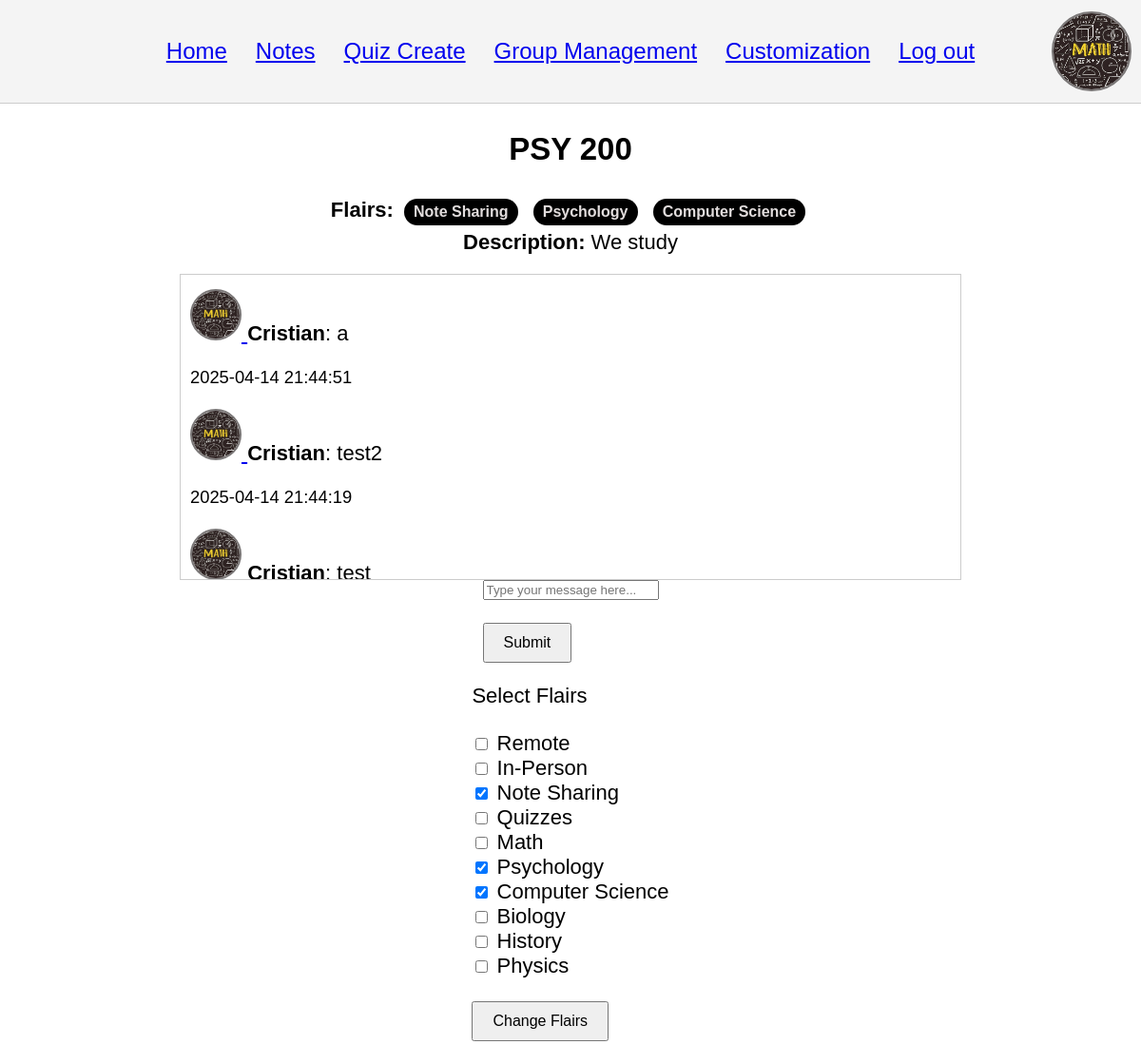
Screenshot of /group/1 (signed in) with the database file from the repository.
### app/models.py (models this page shows, shortened)
class User(db.Model, UserMixin):
    __tablename__ = 'user'
    id = db.Column(db.Integer, primary_key=True)
    username = db.Column(db.String(32), index=True, unique=True, nullable=False)
    password = db.Column(db.String(64), index=True, nullable=False)
    email = db.Column(db.String(64), index=True, unique=True, nullable=False)
    email_confirmed = db.Column(db.Boolean, default=False)
    admin = db.Column(db.Boolean, index=True, default=False) #site admin, different from group admin / mod
    picture =db.Column(db.String(256), nullable=False, default = "scsu.jpg") #path to their profile picture
    description = db.Column(db.String(256), default = "") #for their profile
    study_groups = db.relationship('StudyGroup', backref='owner', lazy=True) #one to many, user can create multiple study groups
    memberships = db.relationship('Member', backref='user', lazy=True)#one to many, user can be members of multiple groups
    messages = db.relationship('Message', backref='author', lazy=True)#one to many, user can send multiple messages

class StudyGroup(db.Model):
    __tablename__='studygroup'
    id = db.Column(db.Integer, primary_key=True)
    name = db.Column(db.String(64), index=True, unique=True, nullable=False)
    description = db.Column(db.Text, index=True, nullable=False)
    owner_id = db.Column(db.Integer, db.ForeignKey('user.id'), index=True, nullable=False)
    public = db.Column(db.Boolean, default=False) #public or private group
    flairs = db.Column(db.String(256), nullable=True)
    members = db.relationship('Member', backref='group', lazy=True) #one to many, study group can have many members
    messages = db.relationship('Message', backref='group', lazy=True) #one to many, study group can have many messages

class Message(db.Model):
    __tablename__ = 'message'
    id = db.Column(db.Integer, primary_key=True)
    user_id = db.Column(db.Integer, db.ForeignKey('user.id'), index=True, nullable=False)
    group_id = db.Column(db.Integer, db.ForeignKey('studygroup.id'), index=True, nullable=False)
    message = db.Column(db.Text, nullable=False)
    time = db.Column(db.DateTime, default=datetime.now)

### app/routes.py (the view, shortened to what this page needs)
@app.route('/group/<int:group_id>', methods=['GET', 'POST'])
@login_required
def group(group_id):
    group = StudyGroup.query.get_or_404(group_id)
    membership = Member.query.filter_by(user_id=current_user.id, group_id=group_id).first()
    if not membership:
        flash('You are not a member of this group.')
        return redirect(url_for('home'))
    form = MessageForm()
    messages = Message.query.filter_by(group_id=group.id).order_by(Message.time.desc()).all()
    return render_template('group.html', group=group, messages=messages, form=form)

### app/forms.py
class MessageForm(FlaskForm):
    message = StringField('Message', validators=[DataRequired()])
    submit = SubmitField('Send')

### app/__init__.py (called while the page is built)
@login.user_loader
def load_user(id):
    return models.User.query.get(int(id))

### app/templates/group.html (shortened to what this page needs)
{% extends "base.html" %}
{% block content %}
   <body>
    <h2>{{ group.name }}</h2>
{% if group.flairs %}
    <div><b>Flairs:</b>
        {% for flair in group.flairs.split(',') %}
            <span class="flair">{{ flair.strip() }}</span>
        {% endfor %}
    </div>
{% endif %}
    <div><b>Description: </b>    {{ group.description }} </div>
    <div class="feed">
        {% for message in messages %}
            <div class="message">
                <a href="{{ url_for('profile', user_id=message.author.id) }}">
                    <img src="{{ url_for('static', filename='profile_pics/' + message.author.picture) }}" alt="Profile Picture" class= profile-pic style="width: 50px; height: 50px;">
                </a>
                <strong>{{ message.author.username }}</strong>: {{ message.message }}
                <p><small>{{ message.time.strftime('%Y-%m-%d %H:%M:%S') }}</small></p>
            </div>
        {% endfor %}
    </div>
       <form method="POST" action="{{ url_for('group', group_id=group.id) }}">
        <input type="text" name="message" placeholder="Type your message here..." required>
        <button type="submit">Submit</button>
    </form>
   </body>
   {% if current_user.id == group.owner_id %}
   <form method="POST" action="{{ url_for('group', group_id=group.id) }}">
    Select Flairs
    <div>
           <label><input type="checkbox" name="flairs" value="Remote"
               {% if 'Remote' in group.flairs %}checked{% endif %}> Remote</label><br>
           <label><input type="checkbox" name="flairs" value="In-Person"
               {% if 'In-Person' in group.flairs %}checked{% endif %}> In-Person</label><br>
           <label><input type="checkbox" name="flairs" value="Note Sharing"
               {% if 'Note Sharing' in group.flairs %}checked{% endif %}> Note Sharing</label><br>
           <label><input type="checkbox" name="flairs" value="Quizzes"
               {% if 'Quizzes' in group.flairs %}checked{% endif %}> Quizzes</label><br>
           <label><input type="checkbox" name="flairs" value="Math"
               {% if 'Math' in group.flairs %}checked{% endif %}> Math</label><br>
           <label><input type="checkbox" name="flairs" value="Psychology"
               {% if 'Psychology' in group.flairs %}checked{% endif %}> Psychology</label><br>
           <label><input type="checkbox" name="flairs" value="Computer Science"
               {% if 'Computer Science' in group.flairs %}checked{% endif %}> Computer Science</label><br>
           <label><input type="checkbox" name="flairs" value="Biology"
               {% if 'Biology' in group.flairs %}checked{% endif %}> Biology</label><br>
           <label><input type="checkbox" name="flairs" value="History"
               {% if 'History' in group.flairs %}checked{% endif %}> History</label><br>
           <label><input type="checkbox" name="flairs" value="Physics"
               {% if 'Physics' in group.flairs %}checked{% endif %}> Physics</label><br>
       </div>
       <button type="submit">Change Flairs</button>
   </form>
   {% endif %}
{% endblock %}

### app/templates/base.html (shortened to what this page needs)
<html lang="en">
<head>
    <link rel="stylesheet" type="text/css" href="../static/styles.css">
</head>
<body>
    <div class="header">
        <div class="tabs">
            <a class="tab" href="/">Home</a>
            <a class="tab" href="/notes">Notes</a>
            <a class="tab" href="/mkquiz">Quiz Create</a>
            <a class="tab" href="/group_management">Group Management</a>
            <a class="tab" href="/customization">Customization</a>
            <a class="tab" href="{% if current_user.is_authenticated %}{{ url_for('logout') }}{% else %}{{ url_for('login') }}{% endif %}">
                {% if current_user.is_authenticated %}Log out{% else %}Login{% endif %}
            </a>
        </div>
        <div class="profile-pic-container">
            <img src="{{ url_for('static', filename='profile_pics/' + (current_user.picture if current_user.is_authenticated else 'scsu.jpg')) }}"
                 width="80px" height="80px" class="profile-pic" alt="Profile Picture">
        </div>
    </div>
    <div class="main">
        {% block content %}{% endblock %}
    </div>
</body>
</html>

### app/static/styles.css (style rules this page uses)
body { font-family: Arial, sans-serif; margin: 0; padding: 0; font-size: 22px; }
.tabs { display: flex; justify-content: center; gap: 30px; }
.tab { cursor: pointer; font-size: 24px; }
.feed { border: 1px solid #ccc; padding: 10px; height: 300px; overflow-y: scroll; width: 100%; max-width: 800px; margin-top: 20px; }
.message { margin: 5px 0; }
.header { display: flex; justify-content: center; align-items: center; padding: 40px; background-color: #f4f4f4; border-bottom: 1px solid #ccc; position: relative; }
.profile-pic-container { position: absolute; right: 10px; }
.profile-pic { width: 80px; height: 80px; border-radius: 50%; object-fit: cover; border: 2px solid rgb(122, 119, 119); }
.main { padding: 2px; display: flex; flex-direction: column; align-items: center; }
form { display: flex; flex-direction: column; gap: 24px; }
button { align-self: flex-start; padding: 10px 20px; font-size: 16px; cursor: pointer; }
.flair { display: inline-block; color: rgb(226, 221, 221); border-radius: 16px; font-size: 16px; padding: 5px 10px; margin: 5px; font-weight: bold; background-color: black; }

### rows the page displays
User: picture (picture)
StudyGroup: name "PSY 200", description "We study", flairs "☑"
Message: picture (picture), author.username "Cristian", message "a", time "2025-04-14 21:44:51"
Message: picture (picture), author.username "Cristian", message "test2", time "2025-04-14 21:44:19"
Message: picture (picture), author.username "Cristian", message "test"

### other values shown
{{ flair.strip() }} "Note Sharing" "Psychology" "Computer Science"
